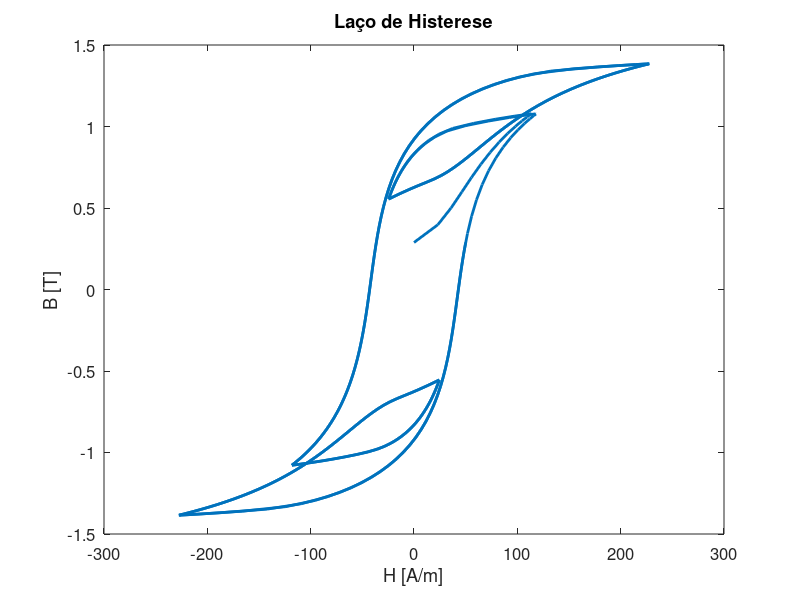
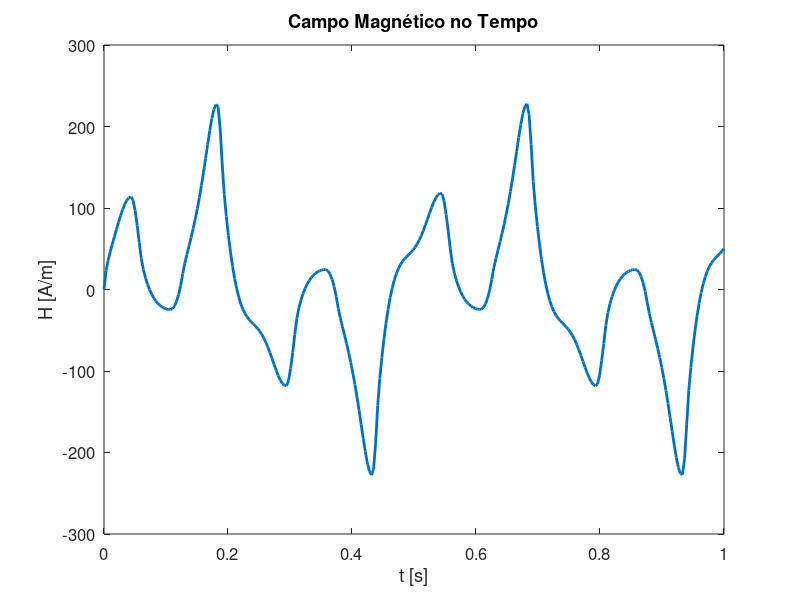
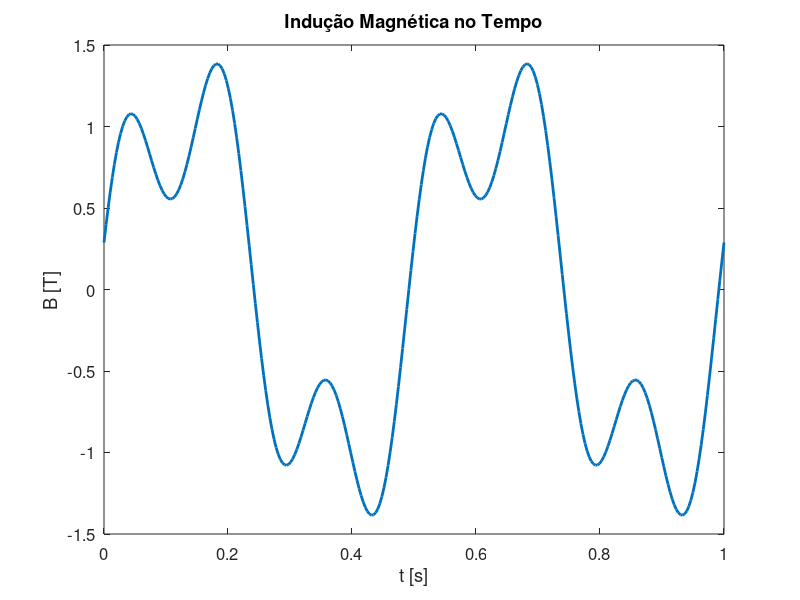
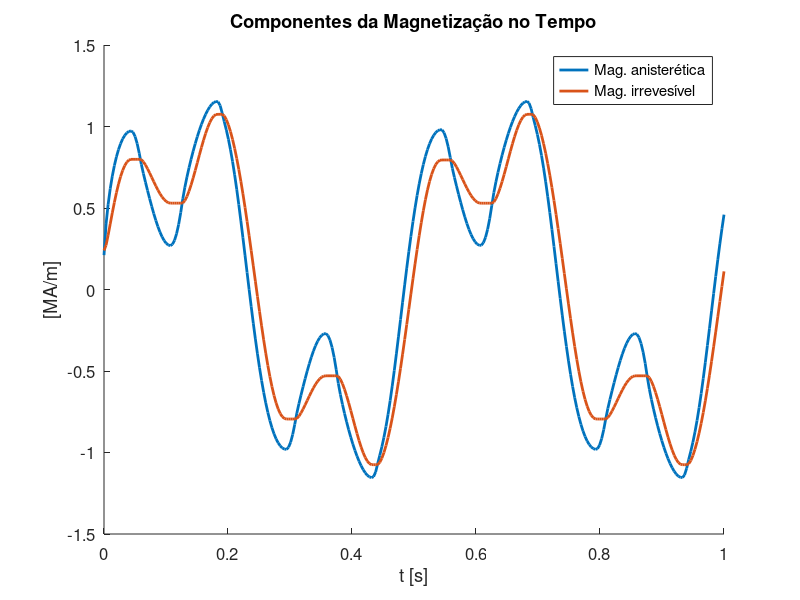

Source code (MATLAB) for these figures, in order:
%%%%%%%%%%%%%%%%%%%%%%%%%%%%%%%%%%%%%%%%%%%%%%%%%%%%%%%%%%%%%%%%%%%%%%%%%%%%%%%
%
% Implementação do modelo de Jiles-Atherton escalar [1] (e, por
% consequência isotrópico) para cálculo da histerese em materiais
% magnéticos.
%
% EEL510236-41000056DO/ME (20251) - Materiais Elétricos e Magnéticos
%
% Matheus Henrique Wagner
%
%   De acordo com o modelo de Jiles-Atherton, a histerese magnética é modelada
% através de uma Equação Diferencial Ordinária (EDO) no tempo (t). A variável a
% ser integrada (ou variável dinâmica, também às vezes chamada de variável de
% estado) é a magnetização irreversível (M_ir) do material. O modelo também
% pode ser formulado para que a magnetização total (M) seja a variável de
% estado.
%
%   Não houve problemas com essa formulação no problema escalar, ao menos nos
% casos testados com magnetização inicial nula. Já no caso vetorial
% (Bergqvist) [1], algumas questões numéricas fazem com que a formulação
% baseada em `M_ir` seja cerca de 500x mais eficiente.
%
%   Além disso, levando em consideração que em modelos de elementos finitos a
% variável de estado é comumente o potencial (vetor) magnético, de onde se
% encontra de forma direta a indução magnética, a formulação aqui utilizada
% toma como excitação a indução, diferentemente do modelo original, que é
% excitado por campo magnético.
%
%   OBS.: este script foi testado em Octave e pode necessitar pequenas
% adaptações de sintaxe para rodar em MATLAB. Uma alternativa é utilizar o
% `OctaveOnline`:
% https://octave-online.net/workspace~afrqkndQgtEXNgCGTdPQCnxbcHehzbjhXwikwxfcRFZpyxVj
%
%   1. FORMULAÇÃO
%
%   Neste script a formulação com `M` sendo a variável de estado é utilizada.
% Ou seja, o problema a ser resolvido é
%
%                          - t
%                        /
%                       |  dM
%     M(t) = M(ti) +    |  -- dt ,  (1)
%                       |  dt
%                      /
%                    -  ti
%
% sendo `ti` o tempo inicial, e utiliza-se a indução magnética (B) como
% excitação
%
%     dM   dM dB
%     -- = -- -- ,  (2)
%     dt   dB dt
%
%               dM
%               --
%     dM        dH
%     -- = -------------- ,
%     dB             dM
%          mu0 ( 1 + -- )
%                    dH
%
%                   dM_an         dM_ir
%                 c ----- + (1-c) -----
%     dM             dHe           dHe
%     -- = ------------------------------------ ,
%     dH                dM_an          dM_ir
%          1 - alpha (c ------ + (1-c) ----- )
%                        dHe            dHe
%
% sendo `alpha` (acoplamento inter-domínio) e `c` (reversibilidade da
% magnetização) parâmetros do modelo, `mu0` a permeabilidade magnética do
% vácuo, `H` o campo magnético e (baseando-se em Bergqvist [1] para a
% derivada de `M_ir`)
%
%     He = H + alpha M,
%
%     M_an = ms (coth(He/a)-(a/He)),
%
%                 -  | M_an - M_ir |                    dH
%     dM_ir     /    --------------- , se (M_an - M_ir) -- > 0     (3)
%     ----- = -             k                           dt      ,
%      dHe      \
%                 -         0        , caso contrário
%
% sendo `ms` (magnetização de saturação), `a` (densidade de paredes de domínio)
% e `k` (energia média necessária para romper `fixamento` (pinning)) são
% parâmetros do modelo e
%
%            M - c M_an
%     M_ir = ---------- .  (4)
%              1-c
%
%   Neste trabalho, `dH/dt` na equação 3 será substituído por `dB/dt`, visto
% que a derivada de ambos no caso escalar tem o mesmo sinal, assim
%
%                 -  | M_an - M_ir |                    dB
%     dM_ir     /    --------------- , se (M_an - M_ir) -- > 0
%     ----- = -             k                           dt      .
%      dHe      \
%                 -         0        , caso contrário
%
%   Também nota-se que na equação 4 fica implícita a relação entre as
% componentes reversível (M_an) e irreversível (M_ir) da magnetização total
% (M):
%
%     M = c M_an + (1-c) M_ir.
%
%   OBS.: os parâmetros do modelo de histerese utilizados para simulação neste
% script provém de [2], tabela 6.1, coluna `Conhecido`. São eles:
%
%   +----------+-------------+
%   | ms [A/m] | 1,47 x 10^6 |
%   +----------+-------------+
%   | k [A/m]  | 70,0        |
%   +----------+-------------+
%   | c        | 340 x 10^-3 |
%   +----------+-------------+
%   | a [A/m]  | 89,0        |
%   +----------+-------------+
%   | alpha    | 169 x 10^-6 |
%   +----------+-------------+
%
%   2. INTEGRAÇÃO
%
%   A resolução numérica de EDOs no tempo (também chamadas de Problema de
% Valor Inicial (PVI)) é realizada através de integradores.
%
%   Esse tópico é tema de pesquisa há várias décadas, pois é fundamental para
% muitas áreas da física e engenharia. Na elétrica, qualquer estudo transiente
% de equipamento ou circuito precisa resolver numericamente um PVI. Dessa
% forma, existem diversos algoritmos exaustivamente estudados e testados à
% nossa disposição.
%
%   Para este script em questão, é relevante saber que os algoritmos
% implementados para resolução de PVIs ditos explícitos (caso do modelo de
% Jiles-Atherton) são padronizados para ter como `entrada` a função f(x, t)
% definida por
%
%               dx
%     f(x, t) = -- ,
%               dt
%
% sendo `x` a variável de estado, e também o valor inicial (x_0) e o intervalo
% de integração [ti, tf].
%
%   3. IMPLEMENTAÇÃO
%
%   A implementação consiste em fornecer uma função `dmdt` que calcule o lado
% esquerdo da equação 2, tendo como entradas o valor atual de `M` e a excitação
% `B` e `dB/dt`, ou seja,
%
%     f(M, t) = dmdt(M, B(t), dBdt(t)).
%
%   Assim, também se faz necessário fornecer uma excitação de indução
%   magnética arbitrária, juntamente com uma função para cálculo da sua
%   derivada.
%
%   3.1. INTEGRADORES DE EDO DO OCTAVE/MATLAB
%
%   Runge-Kutta
%   -----------
%
%   Os métodos Runge-Kutta são implementados pela própria biblioteca do Octave.
%
%     `ode45`: integra um sistema de EDOs non-stiff (ou EDAs (Equações
%     Diferencias Algébricas) de indíce 1) usando o método de Dormand-Prince de
%     ordem alta e passo variável
%
%     `ode23`: integra um sistema de EDOs non-stiff (ou EDAs de índice 1).
%     Utiliza o método de Bogacki-Shampine de ordem 3 e adapta o tamanho de
%     passo local de acordo com uma tolerância especificada pelo usuário.
%
%     `ode23s`: integra um sistem de EDOs stiff (ou EDAs de índice 1)
%     utilizando um método de Rosenbrock de ordem 2 modificado.
%
%
%   Métodos de passo múltiplo
%   -------------------------
%
%   Métodos que utilizam o IDA, da biblioteca (c) SUNDIALS:
%
%     `ode15s`: integra um sistema de EDOs stiff (ou EDAs de índice 1)
%     utilizando um método de passo e ordem variáveis baseado nas fórmulas de
%     diferenciação atrasadas (Backward Difference Formulas (BDF)).
%
%     `ode15i`: integra um sistema de EDOs ímplicitas (ou EDAs de índice 1)
%     utilizando o mesmo método da `ode15s`.
%
%   Método que utiliza o LSODE, da biblioteca (Fortran 77) ODEPACK:
%
%     `lsode`: integra um sistema de EDOs stiff ou non-stiff. Utiliza métodos
%     de passo e ordem variáveis, sendo (BDF) para EDOs stiff.
%
%   OBS.: neste script limita-se ao uso do solver `lsode`. A utilização de
% qualquer um dos outros solvers tem sintaxe praticamente idêntica.
%
%   4. VISUALIZAÇÃO
%
%   Alguns gráficos são gerados para visualização dos resultados, são eles:
%
%  - Laço de histerese;
%  - Indução no tempo;
%  - Campo magnético no tempo;
%  - Componentes da magnetização no tempo.
%
%   Esses gráficos são gerados para os seguintes casos:
%
%  - Curva de magnetização inicial;
%  - Aumento gradual da indução máxima alternada, formando laços de
%    variadas amplitudes;
%  - Indução com harmônicas de 3º e 5º grau, formando laços menores
%    deslocados do 0,0;
%
%   5. REFERÊNCIAS
%
% [1]: Gyselinck, Johan & Dular, Patrick & Sadowski, Nelson & Leite, J.V.
% & Bastos, J.P.A.. (2004). Incorporation of a Jiles-Atherton vector
% hysteresis model in 2D FE magnetic field computations: Application of
% the Newton-Raphson method. COMPEL: The International Journal for
% Computation and Mathematics in Electrical and Electronic Engineering.
% 23. 685-693. 10.1108/03321640410540601.
%
% [2]: Batistela, N. J. (2001). Caracterização e modelagem eletromagnética
% de lâminas de aço silício. Tese (doutorado) - Universidade Federal de
% Santa Catarina, Florianópolis, SC, Brasil.
%
%%%%%%%%%%%%%%%%%%%%%%%%%%%%%%%%%%%%%%%%%%%%%%%%%%%%%%%%%%%%%%%%%%%%%%%%%%%%%%%

clear all

%%%%% CONSTANTES FÍSICAS %%%%%
global mu0 = 4e-7*pi;

%%%%% PARÂMETROS DO MATERIAL %%%%%
% parâmetros fornecidos em [2]
global ms = 1.47e6; global a = 89; global k = 70; global c = 340e-3;
global alpha = 169e-6;

% parâmetros fornecidos em [1]
%global ms = 1145500; global a = 59; global k = 99; global c = .55;
%global alpha = 1.3e-4;

% fronteira do intervalo [-He/a = -man_iso_lc, He/a = man_iso_lc] dentro do
% qual M_an é linearmente continuada, evitando divisão por números próximos de
% zero
global man_iso_lc = 1e-4;
global slope_iso_lc = ms * (1.0/tanh(man_iso_lc)-(1/man_iso_lc))/(a*man_iso_lc);

%%%%% DEFINIÇÃO DAS FUNÇÕES DO MODELO %%%%%
% M_an
function result = man_iso(He)
  global a; global man_iso_lc; global ms; global slope_iso_lc;
  if abs(He/a) > man_iso_lc
    % região longe de zero
    result = ms * (1.0/tanh(He/a)-(a/He));
  else 
    % região próxima de zero
    result = slope_iso_lc * He;
  end
end

% dM_an
% -----
%  dHe
function result = dmandHe(He)
  global a; global man_iso_lc; global ms; global slope_iso_lc;
  if abs(He/a) > man_iso_lc
    % região longe de zero
    result = ms * (a/(He*He) - (1.0/sinh(He/a))^2 / a);
  else
    % região próxima de zero
    result = slope_iso_lc;
  end
end

% dM_ir
% -----
%  dHe
% definição baseada em Bergqvist [1]
function result = dmirdHe(man, mi, dBdt)
  global k;
  aux = (man - mi)/k;
  if dBdt * aux > 0
    result = abs(aux);
  else
    result = 0;
  end
end

% dM
% --
% dt
function result = dmdt(M, B, dBdt)
  global mu0; global alpha; global c;
  H = B/mu0 - M;
  He = H + alpha * M;
  M_an = man_iso(He);
  M_ir = (M - c*M_an) / (1-c);
  dM_andHe = dmandHe(He);
  dM_irdHe = dmirdHe(M_an, M_ir, dBdt);
  dMdH = (c*dM_andHe + (1-c)*dM_irdHe) ...
          / (1 - alpha * (c*dM_andHe + (1-c)*dM_irdHe));
  dMdB = dMdH / (mu0 * (1 + dMdH));
  result = dMdB * dBdt;
end

%%%%% DEFINIÇÃO DAS FUNÇÕES DE EXCITAÇÃO %%%%%

% intervalo de simulação
global ti = 0; global tf = 1;

% indução máxima (para algumas simulações)
global B_max = 1.5;

% B(t)
function result = B(t)
  % São disponibilizadas diversas curvas `B(t)` para geração de cada um
  % dos gráficos apresentados no trabalho. Para simular, basta descomentar
  % a curva desejada e comentar todas as outras. Não esquecer de fazer o
  % mesmo para dBdt(t).

  global ti; global tf; global B_max;

  % Curva de magnetização inicial
  %result = t * B_max/(tf-ti);

  % `n-1` laços menores (e 1 externo) (plotar com no mínimo 100n pontos)
  %n = 8; T = (tf-ti)/n;
  %j = floor((t-ti)/T) + 1;
  %result = j/n * 1.4*sin(2*pi*(2/T)*t);

  % harmônica de nº grau com amplitude relativa h_amp e defasagem phi
  % caso n = 3
  n = 3; h_amp = .5; phi = 30 * pi/180;
  result = B_max/1.3 * (sin(2*pi*(2/(tf-ti))*t) ...
    + h_amp * sin(2*pi*(n*2/(tf-ti))*t + phi));

  % caso n = 5
  %n = 5; h_amp = .5; phi = 80 * pi/180;
  %result = 1/1.6 * B_max*(sin(2*pi*(2/(tf-ti))*t) ...
  %  + h_amp * sin(2*pi*(n*2/(tf-ti))*t + phi));
end

% dB
% --
% dt
function result = dBdt(t)
  global ti; global tf; global B_max;

  % magnetização inicial
  %result = B_max/(tf-ti);

  % `n-1` laços menores (e 1 externo) (plotar com no mínimo 100n pontos)
  %n = 8; T = (tf-ti)/n;
  %j = floor((t-ti)/T) + 1;
  %result = j/n * 2*pi*(2/T) * 1.4*cos(2*pi*(2/T)*t);

  % harmônica de nº grau com amplitude relativa h_amp e defasagem phi
  % caso n = 3
  n = 3; h_amp = .5; phi = 30 * pi/180;
  result = B_max/1.3 * (2*pi*(2/(tf-ti)) * cos(2*pi*(2/(tf-ti))*t) ...
    + 2*pi*(n*2/(tf-ti)) * h_amp * cos(2*pi*(n*2/(tf-ti))*t + phi));

  % caso n = 5
  %n = 5; h_amp = .5; phi = 80 * pi/180;
  %result = 1/1.6 * B_max * (2*pi*(2/(tf-ti)) * cos(2*pi*(2/(tf-ti))*t) ...
  %  + 2*pi*(n*2/(tf-ti)) * h_amp * cos(2*pi*(n*2/(tf-ti))*t + phi));
end

%%%%% DEFINIÇÃO DOS PARÂMETROS E RESOLUÇÃO %%%%%

% magnetização inicial (tal que H(ti) = 0)
M_0 = B(ti)/mu0;

% número de passos no tempo para os quais se tem interesse na solução
num_output_steps = 300;

ode_options = odeset(
  'RelTol', 1e-4,
  'AbsTol', 1e-6,
  'MaxStep', 1e-1,
  'InitialStep', 1e-3);

f = @(M, t) dmdt(M, B(t), dBdt(t));

%%%%% SOLUÇÃO UTILIZANDO O LSODE %%%%%

sol_time = transpose(linspace(ti, tf, num_output_steps));
M_vec = lsode(f, M_0, sol_time);

%%%%% VISUALIZAÇÃO %%%%%

% cálculo dos vetores para plotagem
B_vec = zeros(size(sol_time));
H_vec = zeros(size(sol_time));
Man_vec = zeros(size(sol_time));
Mir_vec = zeros(size(sol_time));

for i=1:length(sol_time)
  B_vec(i) = B(sol_time(i));
  H_vec(i) = B_vec(i)/mu0-M_vec(i);
  He = H_vec(i) + alpha * M_vec(i);
  Man_vec(i) = man_iso(He);
  Mir_vec(i) = (M_vec(i) - c * Man_vec(i)) / (1-c);
end

% salvar valores em arquivo
dlmwrite("results.txt", [sol_time, H_vec, B_vec, Man_vec, Mir_vec], "delimiter", " ", "newline", "\n")

close all

set(0, "defaultlinelinewidth", 2, "defaultaxesfontsize", 12);

% plot do laço de histerese
figure
plot(H_vec, B_vec)
title("Laço de Histerese")
xlabel("H [A/m]")
ylabel("B [T]")

% plot do campo magnético no tempo
figure
plot(sol_time, H_vec)
title("Campo Magnético no Tempo")
xlabel("t [s]")
ylabel("H [A/m]")

% plot da indução no tempo
figure
plot(sol_time, B_vec)
title("Indução Magnética no Tempo")
xlabel("t [s]")
ylabel("B [T]")

% plot das componentes da magnetização no tempo
figure
hold on
plot(sol_time, Man_vec*1e-6)
plot(sol_time, Mir_vec*1e-6)
title("Componentes da Magnetização no Tempo")
xlabel("t [s]")
ylabel("[MA/m]")
legend("Mag. anisterética", "Mag. irrevesível")

